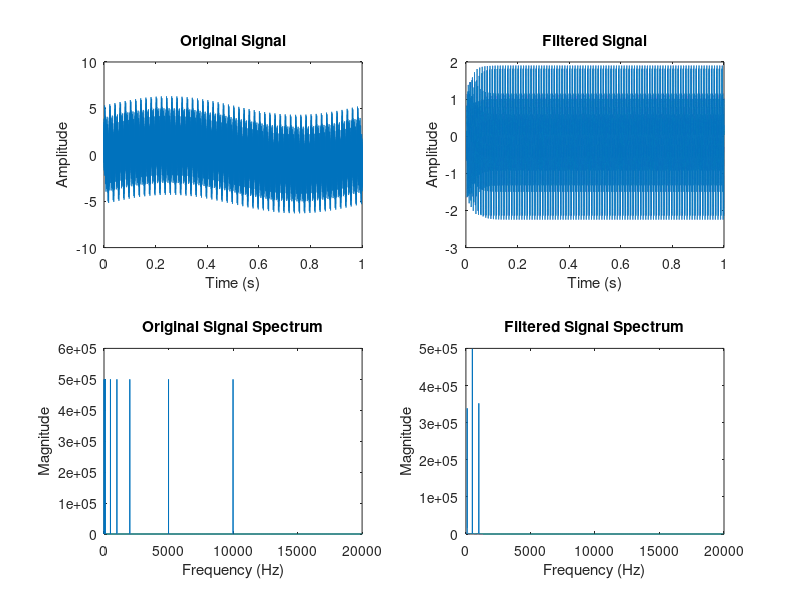

This chart was generated by the following MATLAB code:
%带通滤波器
%
%  * 离散时间 IIR 滤波器(实数)
%  * ----------------
%  * 滤波器结构  : 直接 II 型，二阶节
%  * 节数     : 16
%  * 稳定     : 是
%  * 线性相位   : 否
%  * 采样率：1MHz
%  * 上限频率：1kHz
%  * 下限频率：500Hz
%

%定义滤波器分子和分母系数
NUM = {[0.002826646365552, 0, 0],
    [1, 0, -1],
    [0.002826646365552, 0, 0],
    [1, 0, -1],
    [0.002825111843642, 0, 0],
    [1, 0, -1],
    [0.002825111843642, 0, 0],
    [1, 0, -1],
    [0.002823668639123, 0, 0],
    [1, 0, -1],
    [0.002823668639123, 0, 0],
    [1, 0, -1],
    [0.002822371678598, 0, 0],
    [1, 0, -1],
    [0.002822371678598, 0, 0],
    [1, 0, -1],
    [0.00282127010939, 0, 0],
    [1, 0, -1],
    [0.00282127010939, 0, 0],
    [1, 0, -1],
    [0.002820405516257, 0, 0],
    [1, 0, -1],
    [0.002820405516257, 0, 0],
    [1, 0, -1],
    [0.002819810436269, 0, 0],
    [1, 0, -1],
    [0.002819810436269, 0, 0],
    [1, 0, -1],
    [0.002819507212044, 0, 0],
    [1, 0, -1],
    [0.002819507212044, 0, 0],
    [1, 0, -1],
    [1, 0, 0]};

DEN = {
    [1, 0, 0],
    [1, -1.9989536277, 0.9989929834227],
    [1, 0, 0],
    [1, -1.999898591389, 0.9998989871151],
    [1, 0, 0],
    [1, -1.996987800259, 0.9970263038154],
    [1, 0, 0],
    [1, -1.999694740982, 0.999695145076],
    [1, 0, 0],
    [1, -1.995157667816, 0.9951945529941],
    [1, 0, 0],
    [1, -1.999485385372, 0.9994858068274],
    [1, 0, 0],
    [1, -1.993544133008, 0.9935787246762],
    [1, 0, 0],
    [1, -1.999266988299, 0.9992674372989],
    [1, 0, 0],
    [1, -1.999036993606, 0.9990374820715],
    [1, 0, 0],
    [1, -1.992218843302, 0.9922506126295],
    [1, 0, 0],
    [1, -1.998796913725, 0.9987974548979],
    [1, 0, 0],
    [1, -1.991238646025, 0.9912672981819],
    [1, 0, 0],
    [1, -1.998563218253, 0.998563822573],
    [1, 0, 0],
    [1, -1.990632669508, 0.9906583286048],
    [1, 0, 0],
    [1, -1.99839464449, 0.9983953010989],
    [1, 0, 0],
    [1, -1.990373454836, 0.9903970604307],
    [1, 0, 0]};
    
%定义滤波器阶数
Nsec = 33;

% 创建一个滤波器对象
fs = 1e6;  % 假设采样频率为1MHz

%创建一个包含1hz，50hz，100hz，500hz，1000hz，2000hz，5000hz，10khz的信号
t = 0:1/fs:1;  % 1秒的时间向量
signal = sin(2*pi*1*t) + sin(2*pi*50*t) + sin(2*pi*100*t)...
 + sin(2*pi*500*t) + sin(2*pi*1000*t) + sin(2*pi*2000*t)...
+ sin(2*pi*5000*t) + sin(2*pi*10000*t);

%原始信号频谱
signal_fft  = abs(fft(signal));
freq = (0:length(signal)-1)*fs/length(signal);

% 应用滤波器进行处理
filtered_signal = signal;
for i = 1:Nsec
    filtered_signal = filter(NUM{i}, DEN{i}, filtered_signal);
end

%滤波后信号的频谱
filtered_signal_fft = abs(fft(filtered_signal));

% 可视化信号和频谱
figure;

% 时域信号图
subplot(2, 2, 1);
plot(t, signal);
title('Original Signal');
xlabel('Time (s)');
ylabel('Amplitude');

subplot(2, 2, 2);
plot(t, filtered_signal);
title('Filtered Signal');
xlabel('Time (s)');
ylabel('Amplitude');

% 频域图
subplot(2, 2, 3);
plot(freq, signal_fft);
title('Original Signal Spectrum');
xlabel('Frequency (Hz)');
ylabel('Magnitude');
xlim([0 20000]);  % 限制x轴范围，便于观察低频到高频的成分

subplot(2, 2, 4);
plot(freq, filtered_signal_fft);
title('Filtered Signal Spectrum');
xlabel('Frequency (Hz)');
ylabel('Magnitude');
xlim([0 20000]);  % 限制x轴范围，便于观察低频到高频的成分
